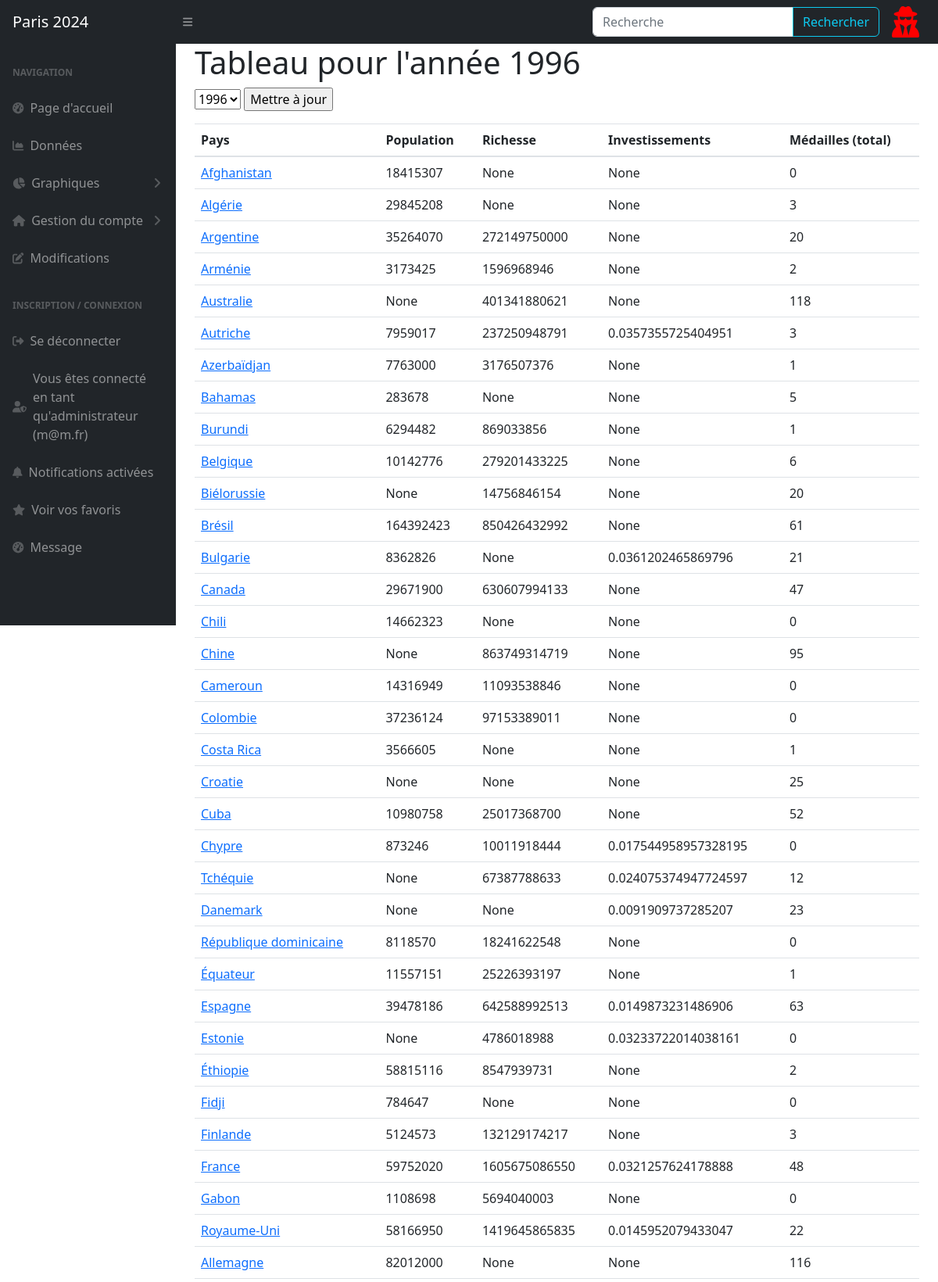
Page /donnees (signed in, upper part) on the committed database.
### BASE_app/app/models/users.py (models this page shows, shortened)
class Users(UserMixin, db.Model):
    __tablename__ = "users"
    id = db.Column(db.Integer, primary_key=True, nullable=False, autoincrement=True)
    pseudo = db.Column(db.String(100), nullable=False)
    password = db.Column(db.String(100), nullable=False)
    mail = db.Column(db.String(100), nullable=False)
    administrateur = db.Column(db.Boolean, nullable=False, default=0)
    notifications = db.Column(db.Boolean, nullable=False, default=0)
    @login.user_loader
    def get_user_by_id(id):
        return Users.query.get(int(id))

### BASE_app/app/models/Jeux_Olympiques.py (models this page shows, shortened)
class Pays(db.Model):
    __tablename__ = "pays"
    noc = db.Column(db.String(3), primary_key=True, nullable=False, unique=True)
    nom = db.Column(db.String(100))
    latitude = db.Column(db.Float)
    longitude = db.Column(db.Float)
    formulaires = db.relationship('Formulaire', backref='pays', lazy=True)

### BASE_app/app/routes/generales.py (the view)
@app.route('/donnees', methods=['GET', 'POST'])
@login_required
def donnees():
    choix_annee = request.form.get('annee', default=1996, type=int)
    data = db.session.query(
        Formulaire.year,
        Medailles.total,
        Donnees.population,
        Donnees.investissement,
        Donnees.richesse,
        Pays.nom) \
            .join(Donnees, Formulaire.id_team == Donnees.id_team) \
            .join(Medailles, Medailles.id_team == Donnees.id_team) \
            .join(Pays, Pays.noc == Formulaire.noc) \
            .filter(Formulaire.year == choix_annee) \
            .group_by(Donnees.id_team, Formulaire.year, Medailles.total, Donnees.population, Donnees.investissement, Donnees.richesse).all()
    annees = db.session.query(Formulaire.year.distinct()).order_by(Formulaire.year).all()
    return render_template("pages/donnees.html", donnees=data, annees=annees, annee_actuelle=choix_annee)

### BASE_app/app/templates/pages/donnees.html
{% extends "partials/conteneur.html" %}
{% block body %}
<h1> Tableau pour l'année {{donnees[0][0]}}</h1>
<div class = "form-group">
<form action="{{ url_for('donnees') }}" method="post">
    <select name="annee">
        {% for annee in annees %}
        <option value="{{ annee[0] }}" {% if annee[0] == annee_actuelle %}selected{% endif %}>{{ annee[0] }}</option>
        {% endfor %}
    </select>
    <input type="submit" value="Mettre à jour">
</form>
</div>
    <table class="table">
        <thead>
            <tr>
                <th scope="col">Pays</th>
                <th scope="col">Population</th>
                <th scope="col">Richesse</th>
                <th scope="col">Investissements</th>
                <th scope="col">Médailles (total)</th>
            </tr>
        </thead>
        <tbody>
            {%for donnee in donnees%}
            <tr>
                <td scope="row"><a href="{{ url_for('donnees_pays', nom_pays=donnee.nom) }}">{{ donnee.nom }}</a></td>
                <td scope="row">{{donnee.population}}</td>
                <td scope="row">{{donnee.richesse}}</td>
                <td scope="row">{{donnee.investissement}}</td>
                <td scope="row">{{donnee.total}}</td>
            </tr>
            {%endfor%}
        </tbody>
    </table>
{% endblock %}

### BASE_app/app/templates/partials/conteneur.html (shortened to what this page needs)
<!DOCTYPE html>
<html lang="en">
<head>
    {% include "partials/css.html" %}
    <link href="https://cdn.jsdelivr.net/npm/simple-datatables@7.1.2/dist/style.min.css" rel="stylesheet" />
    <link href="/statics/css/styles_3.css" rel="stylesheet" />
</head>
<body class="sb-nav-fixed">
    <nav class="sb-topnav navbar navbar-expand navbar-dark bg-dark">
        <a class="navbar-brand ps-3" href="{{url_for('accueil')}}">Paris 2024</a>
        <button class="btn btn-link btn-sm order-1 order-lg-0 me-4 me-lg-0" id="sidebarToggle" href="#!"><i
                class="fas fa-bars"></i></button>
        <form class="d-none d-md-inline-block form-inline ms-auto me-0 me-md-3 my-2 my-md-0"
            action="{{ url_for('recherche_rapide')}}">
            <div class="input-group">
                <input class="form-control" type="search" name="chaine" placeholder="Recherche" aria-label="Recherche">
                <button class="btn btn-outline-info" type="submit">Rechercher</button>
            </div>
        </form>
        {% if current_user.is_authenticated %}
        {% if current_user.administrateur %}
            <i class="fas fa-user-secret icon-admin"></i>
        {% else %}
            <i class="fas fa-newspaper icon-journalist"></i>
        {% endif %}
    {% endif %}
    </nav>
    <div id="layoutSidenav">
        <div id="layoutSidenav_nav">
            <nav class="sb-sidenav accordion sb-sidenav-dark" id="sidenavAccordion">
                <div class="sb-sidenav-menu">
                    <div class="nav">
                        <div class="sb-sidenav-menu-heading">Navigation</div>
                        <a class="nav-link" href="{{url_for('accueil')}}">
                            <div class="sb-nav-link-icon"><i class="fas fa-tachometer-alt"></i></div>
                            Page d'accueil
                        </a>
                        <a class="nav-link" href="{{url_for('donnees')}}">
                            <div class="sb-nav-link-icon"><i class="fas fa-chart-area"></i></div>
                            Données
                        </a>
                        <a class="nav-link collapsed" data-bs-toggle="collapse" data-bs-target="#collapseLayouts"
                            aria-expanded="false" aria-controls="collapseLayouts">
                            <div class="sb-nav-link-icon"><i class="fas fa-chart-pie"></i></div>
                            Graphiques
                            <div class="sb-sidenav-collapse-arrow"><i class="fas fa-angle-down"></i></div>
                        </a>
                        <a class="nav-link collapsed" data-bs-toggle="collapse" data-bs-target="#users"
                        aria-expanded="false" aria-controls="users">
                         <div class="sb-nav-link-icon"><i class="fa-solid fa-house"></i></div>
                         Gestion du compte
                         <div class="sb-sidenav-collapse-arrow"><i class="fas fa-angle-down"></i></div>
                     </a>
                        <a class="nav-link">
                            <div class="sb-nav-link-icon"><i class="fas fa-edit"></i></div>
                            Modifications
                        </a>
                        <div class="sb-sidenav-menu-heading">Inscription / connexion</div>
                        {% if current_user.is_authenticated %}
                        {% if current_user.administrateur %}
                            <a class="nav-link" href="{{ url_for('deconnexion') }}">
                                <div class="sb-nav-link-icon"><i class="fas fa-sign-out-alt"></i></div>
                                Se déconnecter
                            </a>
                            <a class="nav-link">
                                <div class="sb-nav-link-icon"><i class="fas fa-user-shield"></i></div>
                                Vous êtes connecté en tant qu'administrateur ({{current_user.mail}})
                            </a>
                        {% endif %}
                        <a class="nav-link" href="{{ url_for('notifications') }}">
                            <div class="sb-nav-link-icon"><i class="fas fa-bell"></i></div>
                            {% if current_user.notifications %} Notifications activées {% else %} Notifications désactivées {% endif %}
                        </a>
                        <a class="nav-link" href="{{ url_for('favoris') }}">
                            <div class="sb-nav-link-icon"><i class="fas fa-star"></i></div>
                            Voir vos favoris
                        </a>
                    {% endif %}
                            <a class="nav-link" href="{{url_for('envoyer_courriel')}}">
                                <div class="sb-nav-link-icon"><i class="fas fa-tachometer-alt"></i></div>
                                Message
                            </a>
                    </div>
                </div>
            </nav>
        </div>
        <div id="layoutSidenav_content">
            <main>
                <div class="container-fluid px-4">
                    {% block body %}{% endblock %}
                </div>
        </div>
    </div>
</body>
</html>

### rows in the picture
Users: mail "m@m.fr"
Pays: nom "Afghanistan", population "18415307", richesse "None", investissement "None", total "0"
Pays: nom "Algérie", population "29845208", richesse "None", investissement "None", total "3"
Pays: nom "Argentine", population "35264070", richesse "272149750000", investissement "None", total "20"
Pays: nom "Arménie", population "3173425", richesse "1596968946", investissement "None", total "2"
Pays: nom "Australie", population "None", richesse "401341880621", investissement "None", total "118"
Pays: nom "Azerbaïdjan", population "7763000", richesse "3176507376", investissement "None", total "1"
Pays: nom "Bahamas", population "283678", richesse "None", investissement "None", total "5"
Pays: nom "Burundi", population "6294482", richesse "869033856", investissement "None", total "1"
Pays: nom "Belgique", population "10142776", richesse "279201433225", investissement "None", total "6"
Pays: nom "Biélorussie", population "None", richesse "14756846154", investissement "None", total "20"
Pays: nom "Brésil", population "164392423", richesse "850426432992", investissement "None", total "61"
Pays: nom "Bulgarie", population "8362826", richesse "None", investissement "0.0361202465869796", total "21"
Pays: nom "Canada", population "29671900", richesse "630607994133", investissement "None", total "47"
Pays: nom "Chili", population "14662323", richesse "None", investissement "None", total "0"
Pays: nom "Chine", population "None", richesse "863749314719", investissement "None", total "95"
Pays: nom "Cameroun", population "14316949", richesse "11093538846", investissement "None", total "0"
Pays: nom "Colombie", population "37236124", richesse "97153389011", investissement "None", total "0"
Pays: nom "Costa Rica", population "3566605", richesse "None", investissement "None", total "1"
Pays: nom "Croatie", population "None", richesse "None", investissement "None", total "25"
Pays: nom "Cuba", population "10980758", richesse "25017368700", investissement "None", total "52"
Pays: nom "Tchéquie", population "None", richesse "67387788633", investissement "0.024075374947724597", total "12"
Pays: nom "Danemark", population "None", richesse "None", investissement "0.0091909737285207", total "23"
Pays: nom "République dominicaine", population "8118570", richesse "18241622548", investissement "None", total "0"
Pays: nom "Équateur", population "11557151", richesse "25226393197", investissement "None", total "1"
Pays: nom "Estonie", population "None", richesse "4786018988", investissement "0.03233722014038161", total "0"
Pays: nom "Éthiopie", population "58815116", richesse "8547939731", investissement "None", total "2"
Pays: nom "Fidji", population "784647", richesse "None", investissement "None", total "0"
Pays: nom "Finlande", population "5124573", richesse "132129174217", investissement "None", total "3"
Pays: nom "Gabon", population "1108698", richesse "5694040003", investissement "None", total "0"
Pays: nom "Allemagne", population "82012000", richesse "None", investissement "None", total "116"

### other values in the picture
{{ donnees[0][0] }} "1996"
{{ donnee.nom }} "Autriche" "Chypre" "Espagne" "France" "Royaume-Uni"
{{ donnee.population }} "7959017" "873246" "39478186" "59752020" "58166950"
{{ donnee.richesse }} "237250948791" "10011918444" "642588992513" "1605675086550" "1419645865835"
{{ donnee.investissement }} "0.0357355725404951" "0.017544958957328195" "0.0149873231486906" "0.0321257624178888" "0.0145952079433047"
{{ donnee.total }} "3" "0" "63" "48" "22"
form field annee "1996"
